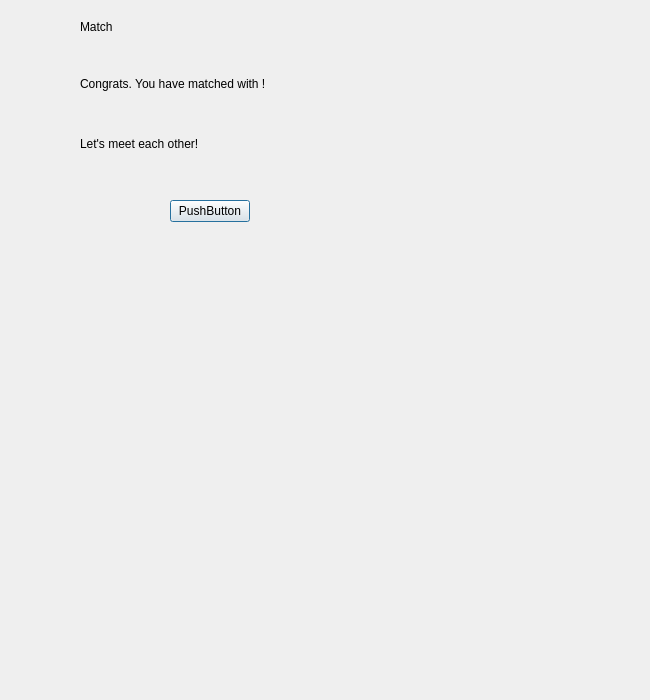
<?xml version="1.0" encoding="UTF-8"?>
<ui version="4.0">
 <class>match</class>
 <widget class="QDialog" name="match">
  <property name="geometry">
   <rect>
    <x>0</x>
    <y>0</y>
    <width>650</width>
    <height>700</height>
   </rect>
  </property>
  <property name="windowTitle">
   <string>Dialog</string>
  </property>
  <widget class="QPushButton" name="pushButton">
   <property name="geometry">
    <rect>
     <x>170</x>
     <y>200</y>
     <width>80</width>
     <height>22</height>
    </rect>
   </property>
   <property name="text">
    <string>PushButton</string>
   </property>
  </widget>
  <widget class="QWidget" name="layoutWidget">
   <property name="geometry">
    <rect>
     <x>80</x>
     <y>20</y>
     <width>251</width>
     <height>131</height>
    </rect>
   </property>
   <layout class="QVBoxLayout" name="verticalLayout">
    <item>
     <widget class="QLabel" name="label">
      <property name="text">
       <string>Match</string>
      </property>
     </widget>
    </item>
    <item>
     <spacer name="verticalSpacer">
      <property name="orientation">
       <enum>Qt::Vertical</enum>
      </property>
      <property name="sizeHint" stdset="0">
       <size>
        <width>20</width>
        <height>38</height>
       </size>
      </property>
     </spacer>
    </item>
    <item>
     <widget class="QLabel" name="label_2">
      <property name="text">
       <string>Congrats. You have matched with &lt;name&gt;!</string>
      </property>
     </widget>
    </item>
    <item>
     <spacer name="verticalSpacer_2">
      <property name="orientation">
       <enum>Qt::Vertical</enum>
      </property>
      <property name="sizeHint" stdset="0">
       <size>
        <width>20</width>
        <height>40</height>
       </size>
      </property>
     </spacer>
    </item>
    <item>
     <widget class="QLabel" name="label_3">
      <property name="text">
       <string>Let's meet each other!</string>
      </property>
     </widget>
    </item>
   </layout>
  </widget>
 </widget>
 <resources/>
 <connections/>
</ui>
